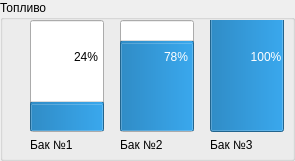
               <widget class="QGroupBox" name="groupBox_9">
                <property name="title">
                 <string>Топливо</string>
                </property>
                <widget class="QWidget" name="layoutWidget">
                 <property name="geometry">
                  <rect>
                   <x>30</x>
                   <y>20</y>
                   <width>76</width>
                   <height>132</height>
                  </rect>
                 </property>
                 <layout class="QVBoxLayout" name="verticalLayout_13">
                  <item>
                   <widget class="QProgressBar" name="progressBar_2">
                    <property name="sizePolicy">
                     <sizepolicy hsizetype="Minimum" vsizetype="Expanding">
                      <horstretch>0</horstretch>
                      <verstretch>0</verstretch>
                     </sizepolicy>
                    </property>
                    <property name="minimumSize">
                     <size>
                      <width>74</width>
                      <height>0</height>
                     </size>
                    </property>
                    <property name="maximumSize">
                     <size>
                      <width>74</width>
                      <height>16777215</height>
                     </size>
                    </property>
                    <property name="value">
                     <number>24</number>
                    </property>
                    <property name="orientation">
                     <enum>Qt::Vertical</enum>
                    </property>
                   </widget>
                  </item>
                  <item>
                   <widget class="QLabel" name="label_24">
                    <property name="text">
                     <string>Бак №1</string>
                    </property>
                   </widget>
                  </item>
                 </layout>
                </widget>
                <widget class="QWidget" name="layoutWidget">
                 <property name="geometry">
                  <rect>
                   <x>120</x>
                   <y>20</y>
                   <width>76</width>
                   <height>132</height>
                  </rect>
                 </property>
                 <layout class="QVBoxLayout" name="verticalLayout_14">
                  <item>
                   <widget class="QProgressBar" name="progressBar_3">
                    <property name="sizePolicy">
                     <sizepolicy hsizetype="Minimum" vsizetype="Expanding">
                      <horstretch>0</horstretch>
                      <verstretch>0</verstretch>
                     </sizepolicy>
                    </property>
                    <property name="minimumSize">
                     <size>
                      <width>74</width>
                      <height>0</height>
                     </size>
                    </property>
                    <property name="maximumSize">
                     <size>
                      <width>74</width>
                      <height>16777215</height>
                     </size>
                    </property>
                    <property name="value">
                     <number>78</number>
                    </property>
                    <property name="orientation">
                     <enum>Qt::Vertical</enum>
                    </property>
                   </widget>
                  </item>
                  <item>
                   <widget class="QLabel" name="label_25">
                    <property name="text">
                     <string>Бак №2</string>
                    </property>
                   </widget>
                  </item>
                 </layout>
                </widget>
                <widget class="QWidget" name="layoutWidget">
                 <property name="geometry">
                  <rect>
                   <x>210</x>
                   <y>20</y>
                   <width>76</width>
                   <height>132</height>
                  </rect>
                 </property>
                 <layout class="QVBoxLayout" name="verticalLayout_15">
                  <item>
                   <widget class="QProgressBar" name="progressBar_4">
                    <property name="sizePolicy">
                     <sizepolicy hsizetype="Minimum" vsizetype="Expanding">
                      <horstretch>0</horstretch>
                      <verstretch>0</verstretch>
                     </sizepolicy>
                    </property>
                    <property name="minimumSize">
                     <size>
                      <width>74</width>
                      <height>0</height>
                     </size>
                    </property>
                    <property name="maximumSize">
                     <size>
                      <width>74</width>
                      <height>16777215</height>
                     </size>
                    </property>
                    <property name="value">
                     <number>100</number>
                    </property>
                    <property name="orientation">
                     <enum>Qt::Vertical</enum>
                    </property>
                   </widget>
                  </item>
                  <item>
                   <widget class="QLabel" name="label_26">
                    <property name="text">
                     <string>Бак №3</string>
                    </property>
                   </widget>
                  </item>
                 </layout>
                </widget>
               </widget>
